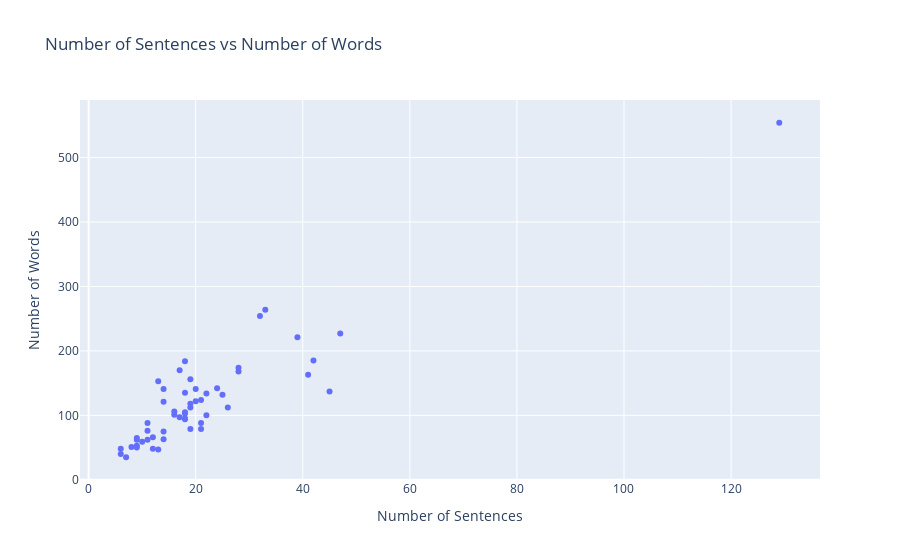
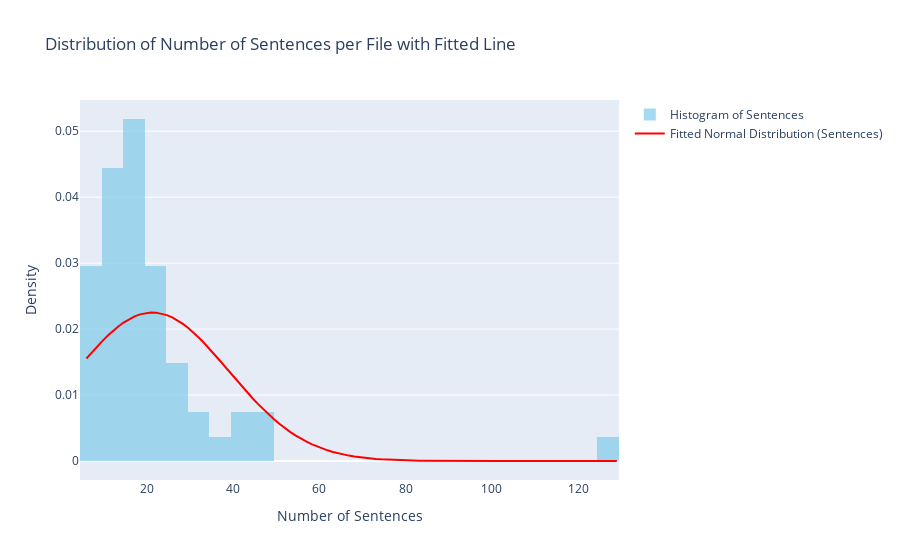
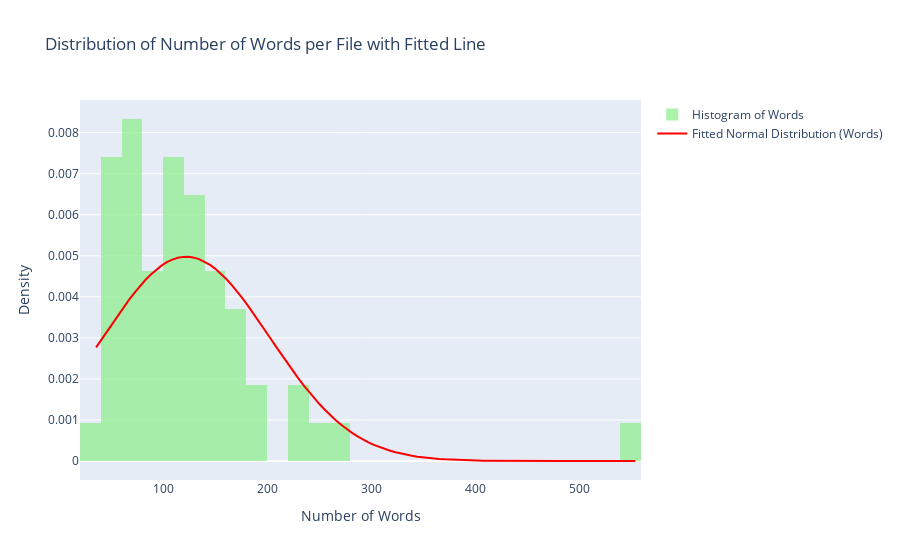

Write notebook code for charts like these, in order.
### Code cell
visualize_data_with_fitted_line(summary_df_cd, all_speech_data_cd)
